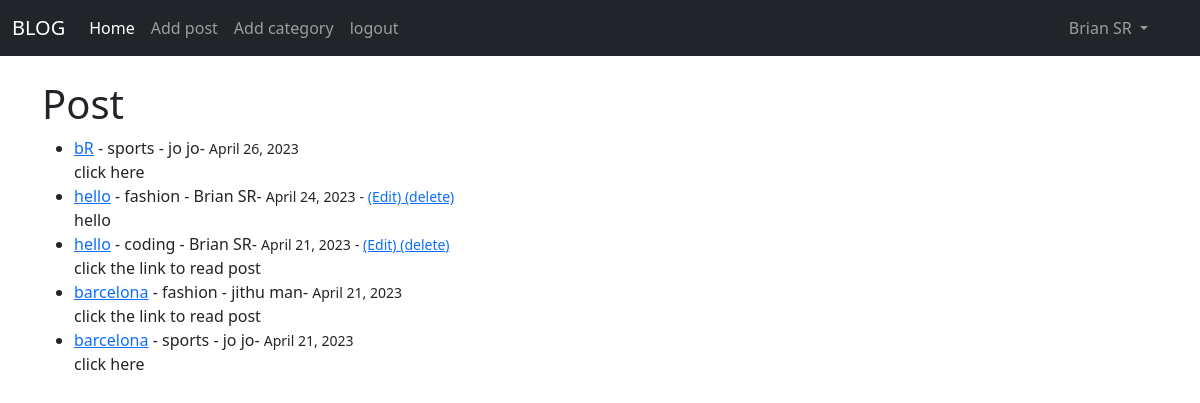
Page /blogapp/home (signed in) on the committed database.
### blogapp/models.py (models this page shows, shortened)
class post(models.Model):
    title = models.CharField(max_length=200)
    header_image = models.ImageField(null=True,blank=True,upload_to="images/")
    title_tag= models.CharField(max_length=200, default="blog!")
    author = models.ForeignKey(User,on_delete=models.CASCADE)
    body = RichTextField(blank=True,null=True)
    post_date = models.DateField(auto_now_add=True)
    category = models.CharField(max_length=200,default='coding')
    snippet = models.CharField(max_length=200)
    likes = models.ManyToManyField(User,related_name='blog_posts')

### blogapp/views.py (the view)
# urls.py: path('home',HomeView.as_view(), name="home"),
class HomeView(ListView):
    model = post
    template_name = 'index.html'
    ordering = ['-post_date']

### blogapp/templates/index.html
  {% extends 'base.html' %}
  {% block content %}
<h1>Post</h1>
<ul>
{% for post in object_list %}
     <li><a href="{% url 'Article-details' post.pk %}">{{post.title }}</a>
         - {{ post.category }}
         - {{post.author.first_name }}
          {{post.author.last_name }}-
         <small>{{ post.post_date }}</small>
          {% if user.is_authenticated %}
          {% if user.id == post.author.id %}
         <small>- <a href="{% url 'edit_post' post.pk %}"> (Edit) </a>
             <a href="{% url 'delete_post' post.pk %}"> (delete) </a>
         {% endif %}
             {% endif %}
         </small><br/>
         {{ post.snippet }}
     </li>
{% endfor%}
     </ul>
  {% endblock %}

### blogapp/templates/base.html (shortened to what this page needs)
<!doctype html>
<html lang="en">
  <head>
    <link href="https://cdn.jsdelivr.net/npm/bootstrap@5.3.0-alpha3/dist/css/bootstrap.min.css" rel="stylesheet">
  </head>
  <body>
  <nav class="navbar navbar-expand-lg navbar-dark bg-dark">
  <div class="container-fluid">
    <a class="navbar-brand" href="{% url 'home' %}">BLOG</a>
    <div class="collapse navbar-collapse" id="navbarSupportedContent">
      <ul class="navbar-nav me-auto mb-2 mb-lg-0">
          <li class="nav-item">
          <a class="nav-link active" aria-current="page" href="{% url 'home' %}">Home</a>
        </li>
        {% if user.is_authenticated %}
         <li class="nav-item">
          <a class="nav-link" href="{% url 'add_post' %}">Add post</a>
        </li>
         <li class="nav-item">
          <a class="nav-link" href="{% url 'add_category' %}">Add category</a>
        </li>
         <li class="nav-item">
          <a class="nav-link" href="{% url 'logout' %}">logout</a>
        </li>
        {% else %}
          <li class="nav-item">
          <a class="nav-link" href="{% url 'register' %}">register</a>
        </li>
        <li class="nav-item">
          <a class="nav-link" href="{% url 'login' %}">login</a>
        {% endif %}
      </ul>
         {% if user.is_authenticated %}
        <ul class="navbar-nav ml-auto mb-2 mb-lg-0">
              <li class="nav-item dropdown">
          <a class="nav-link dropdown-toggle" href="#" role="button" data-bs-toggle="dropdown" aria-expanded="false">
            {{ user.first_name }}
              {{ user.last_name }}
          </a>
        </li>
          </ul>
            <ul/>
            {% endif %}
    </div>
  </div>
</nav>
  <br/>
    <div class="container">
  {% block content %}
   {% endblock %}
  </div>
  </body>
</html>

### rows in the picture
post: title "bR", category "sports", author.first_name "jo", author.last_name "jo", post_date "April 26, 2023", snippet "click here"
post: title "hello", category "fashion", author.first_name "Brian", author.last_name "SR", post_date "April 24, 2023", shows "(Edit)", snippet "hello"
post: title "hello", category "coding", author.first_name "Brian", author.last_name "SR", post_date "April 21, 2023", shows "(Edit)", snippet "click the link to read post"
post: title "barcelona", category "fashion", author.first_name "jithu", author.last_name "man", post_date "April 21, 2023", snippet "click the link to read post"
post: title "barcelona", category "sports", author.first_name "jo", author.last_name "jo", post_date "April 21, 2023", snippet "click here"

### other values in the picture
{{ user.first_name }} "Brian"
{{ user.last_name }} "SR"
